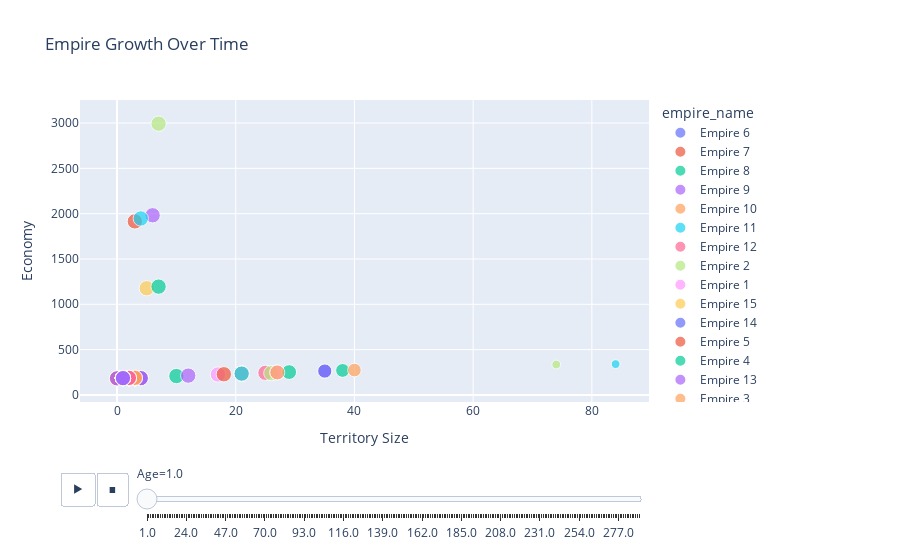

Source (notebook cell):
### Code cell
import pandas as pd
import plotly.express as px

# Cast columns to appropriate types
metrics_df["age"] = metrics_df["age"].astype(float)
metrics_df["territory_size"] = metrics_df["territory_size"].astype(int)
metrics_df["economy"] = metrics_df["economy"].astype(int)
metrics_df["stability"] = metrics_df["stability"].astype(float)

# Sort the DataFrame by age
#age_df = metrics_df.sort_values("age")

# Create an animated scatter plot
fig_animated = px.scatter(
    metrics_df, 
    x="territory_size", 
    y="economy", 
    animation_frame="age",
    size="stability", 
    color="empire_name", 
    hover_name="empire_name",
    title="Empire Growth Over Time",
    labels={"territory_size": "Territory Size", "economy": "Economy", "age": "Age"}
)

# Show the plot
fig_animated.show()
